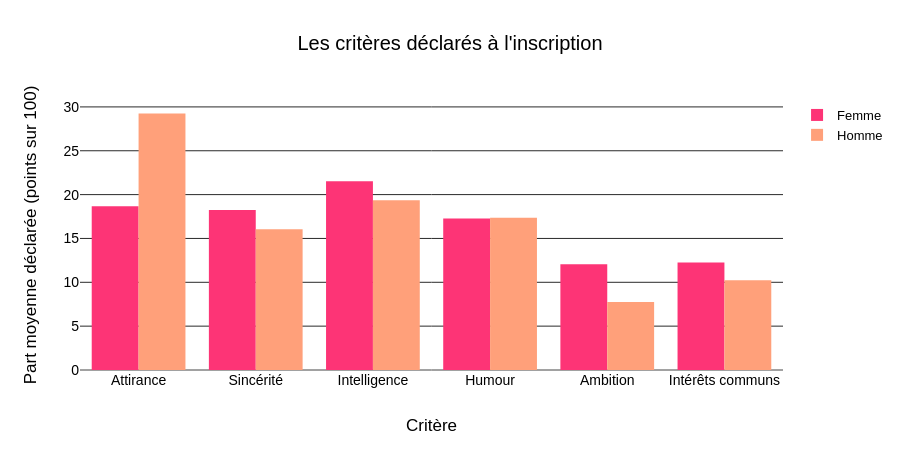

The notebook cell this image was saved under:
### Markdown cell above
On compare simplement les préférences déclarées à l'inscription. Ces réponses indiquent ce que les participants disent rechercher ; elles ne mesurent pas directement ce qui cause un match.

### Code cell
declared = df_participants.groupby("gender")[PREF_COLS["declared"]].mean()
declared.columns = SCORE_LABELS
fig = go.Figure()

for gender in ("Femme", "Homme"):
    fig.add_trace(go.Bar(x=SCORE_LABELS, y=declared.loc[gender], name=gender,
                         marker_color=GENDER_COLORS[gender]))

fig.update_layout(barmode="group", height=450, width=900,
                  title="Les critères déclarés à l'inscription",
                  xaxis_title="Critère", yaxis_title="Part moyenne déclarée (points sur 100)")

fig.show()

fig.write_image(IMG_PATH / "07_criteres_declares.png")

### Figure 1 — Plotly figure (JSON) as saved in the notebook; plotly's stock layout.template omitted (floating-point values rounded to 4 significant figures)
{"data": [{"marker": {"color": "#FD3476"}, "name": "Femme", "type": "bar", "x": ["Attirance", "Sincérité", "Intelligence", "Humour", "Ambition", "Intérêts communs"], "y": [18.66, 18.24, 21.52, 17.27, 12.06, 12.25]}, {"marker": {"color": "#FFA07A"}, "name": "Homme", "type": "bar", "x": ["Attirance", "Sincérité", "Intelligence", "Humour", "Ambition", "Intérêts communs"], "y": [29.25, 16.06, 19.35, 17.35, 7.744, 10.24]}], "layout": {"barmode": "group", "height": 450, "title": {"text": "Les critères déclarés à l'inscription"}, "width": 900, "xaxis": {"title": {"text": "Critère"}}, "yaxis": {"title": {"text": "Part moyenne déclarée (points sur 100)"}}}}
